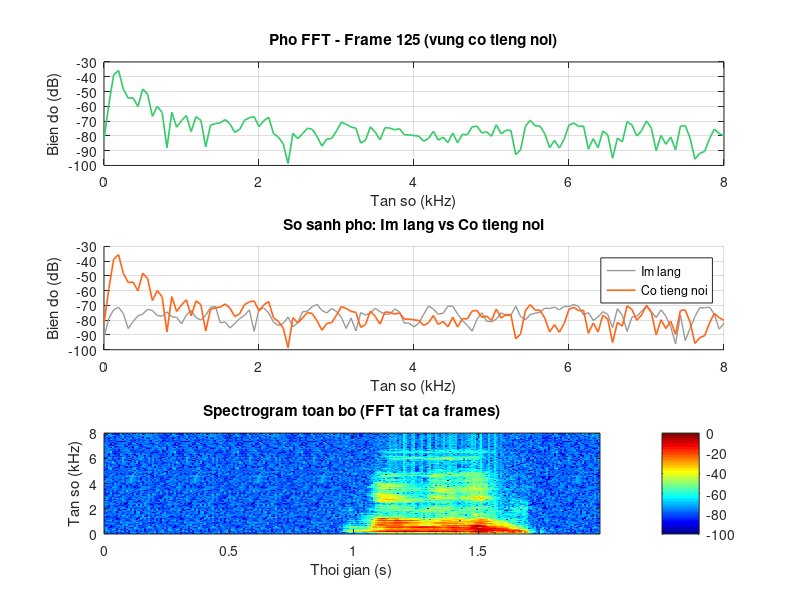

Here is the MATLAB script that generated this plot:
% =========================================================
% BUOC 3: FFT - Phan tich pho tan so
% Tuong duong: FFT 256-point chay tren DSPLIB cua C5515
% =========================================================

clc; clear; close all;

% --- Load du lieu buoc 2 ---
load('framing_result.mat');
frames     = framing.frames;
Fs         = framing.Fs;
FRAME_SIZE = framing.FRAME_SIZE;
N_FRAMES   = framing.N_FRAMES;

fprintf('=== BUOC 3: FFT ===\n');
fprintf('FFT size  : %d point\n', FRAME_SIZE);
fprintf('So frames : %d\n', N_FRAMES);

% --- Tinh FFT cho toan bo frames ---
N_FFT  = FRAME_SIZE;          % 256-point FFT
N_HALF = N_FFT/2 + 1;         % Chi lay nua duong pho (0 -> Fs/2)
freqs  = (0:N_HALF-1) * Fs / N_FFT;  % Truc tan so Hz

% Ma tran luu magnitude spectrum: N_HALF x N_FRAMES
mag_spec = zeros(N_HALF, N_FRAMES);

for i = 1 : N_FRAMES
    X = fft(frames(:,i), N_FFT);
    mag_spec(:,i) = abs(X(1:N_HALF));
end

% Chuyen sang dB (log scale - giong xu ly tren DSP)
log_spec = 20 * log10(mag_spec + 1e-10);

fprintf('[OK] Tinh FFT xong cho %d frames\n', N_FRAMES);

% --- Ve ---
figure('Name','Buoc 3 - FFT Spectrum','NumberTitle','off');

% Plot 1: Spectrum cua 1 frame dien hinh (frame giua - vung co tieng)
mid = round(N_FRAMES / 2);
subplot(3,1,1);
plot(freqs/1000, log_spec(:, mid), 'Color',[0.2 0.8 0.4], 'LineWidth',1.2);
xlabel('Tan so (kHz)'); ylabel('Bien do (dB)');
title(sprintf('Pho FFT - Frame %d (vung co tieng noi)', mid));
xlim([0 Fs/2/1000]); grid on;

% Plot 2: So sanh frame co tieng vs frame im lang
quiet_frame = 10;   % Frame gan dau = im lang
subplot(3,1,2);
hold on;
plot(freqs/1000, log_spec(:, quiet_frame), 'Color',[0.6 0.6 0.6], ...
     'LineWidth',1, 'DisplayName','Im lang');
plot(freqs/1000, log_spec(:, mid), 'Color',[1 0.4 0.1], ...
     'LineWidth',1.2, 'DisplayName','Co tieng noi');
hold off;
xlabel('Tan so (kHz)'); ylabel('Bien do (dB)');
title('So sanh pho: Im lang vs Co tieng noi');
xlim([0 Fs/2/1000]); grid on; legend('show');

% Plot 3: Spectrogram toan bo (nhu OLED hien thi truc quan)
subplot(3,1,3);
t_frames = (0:N_FRAMES-1) * framing.HOP_SIZE / Fs;
imagesc(t_frames, freqs/1000, log_spec);
axis xy;
xlabel('Thoi gian (s)'); ylabel('Tan so (kHz)');
title('Spectrogram toan bo (FFT tat ca frames)');
colormap('jet'); colorbar;
caxis([-100 0]);

% --- Luu ---
fft_result.mag_spec  = mag_spec;
fft_result.log_spec  = log_spec;
fft_result.freqs     = freqs;
fft_result.N_FFT     = N_FFT;
fft_result.N_HALF    = N_HALF;
fft_result.N_FRAMES  = N_FRAMES;
fft_result.Fs        = Fs;
save('fft_result.mat', 'fft_result');
fprintf('[SAVE] Da luu: fft_result.mat\n');
fprintf('\nXong buoc 3! Chay step4_mfcc.m de tiep tuc.\n');
